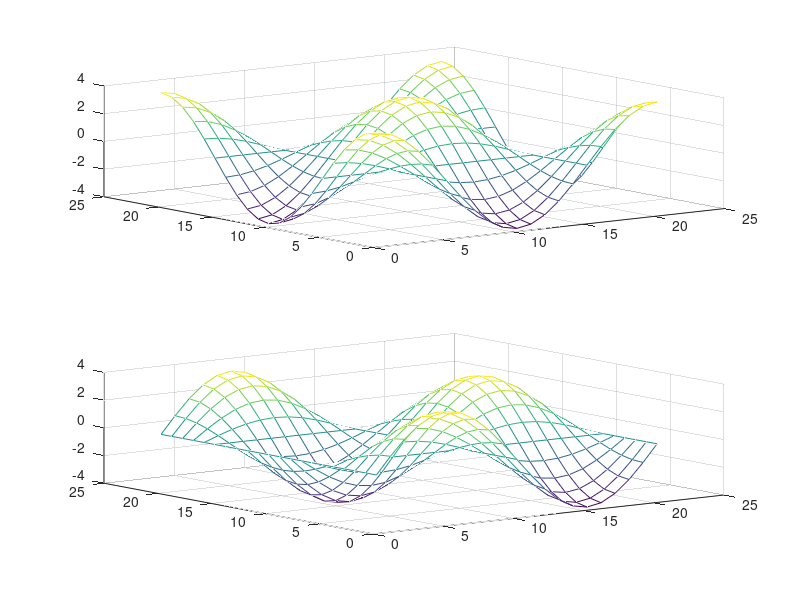

Write the MATLAB code that produced this figure. (Note: this script raises an error after producing the figure.)
t  = 0:pi/10:2*pi;
%[X, Y, Z] = cylinder(4*cos(t));
%
%subplot(2,2,1); mesh(X); title('X');
%subplot(2,2,2); mesh(Y); title('Y');
%subplot(2,2,3); mesh(Z); title('Z');
%subplot(2,2,4); mesh(X,Y,Z); title('X,Y,Z');
%
%%Now animate a single plot
%

for i=1:100
   [Xp(:,:,i), Yp(:,:,i), Zp(:,:,i)] = cylinder(4*cos(t*i));
end

%
%figure(1), mesh(Xp(:,:,6))
%figure(2), mesh(Yp(:,:,6))
%figure(3), mesh(Zp(:,:,6))
%figure(4), mesh(Xp(:,:,6),Yp(:,:,6),Zp(:,:,6))
%
%X = Xp(:,:,1);
%h = mesh(X, 'ZDataSource', 'X');
%hold on
%
%for m=2:40
%   m
%   X = Xp(:,:,m);
%   refreshdata(h,'caller')
%   drawnow;
%   pause(0.5)
%end

%All works till here!!!
%lets see now with the subplots

%subplot(2,1,1); mesh(Xp(:,:,1)); title('X');
%subplot(2,1,2); mesh(Yp(:,:,1)); title('Y');

X = Xp(:,:,1);
Y = Yp(:,:,1);
subplot(2,1,1); hx = mesh(X, 'ZDataSource', 'X');
subplot(2,1,2); hy = mesh(Y, 'ZDataSource', 'Y');
hold on

for m=1:100
   m
   X = Xp(:,:,m);
   Y = Yp(:,:,m);
   refreshdata(hx,'caller')
   refreshdata(hy,'caller')
   drawnow;
   pause(0.35)
end

%AWSOMEEEE IT WOORKS :'D

%now see if i can save it to a movie

